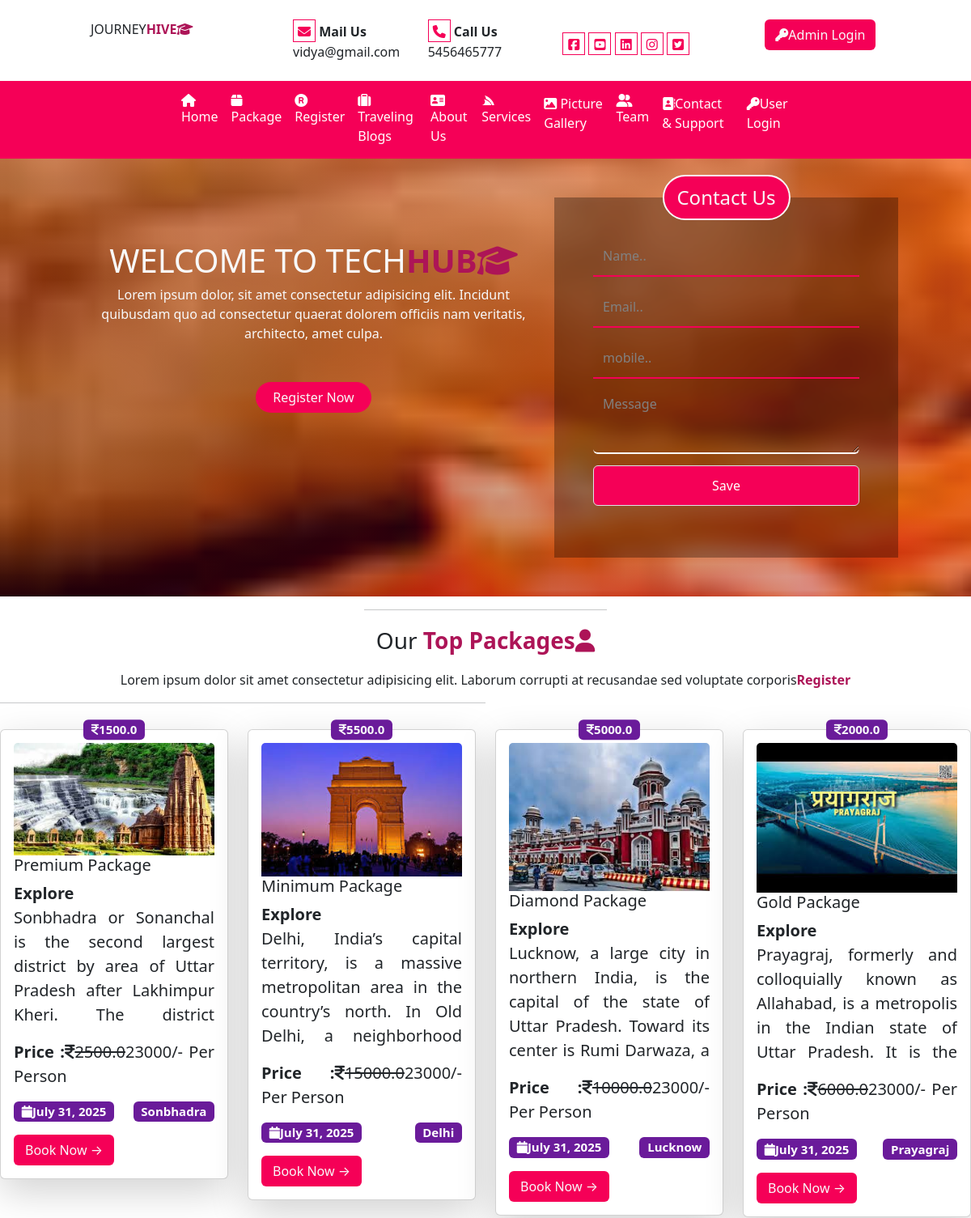
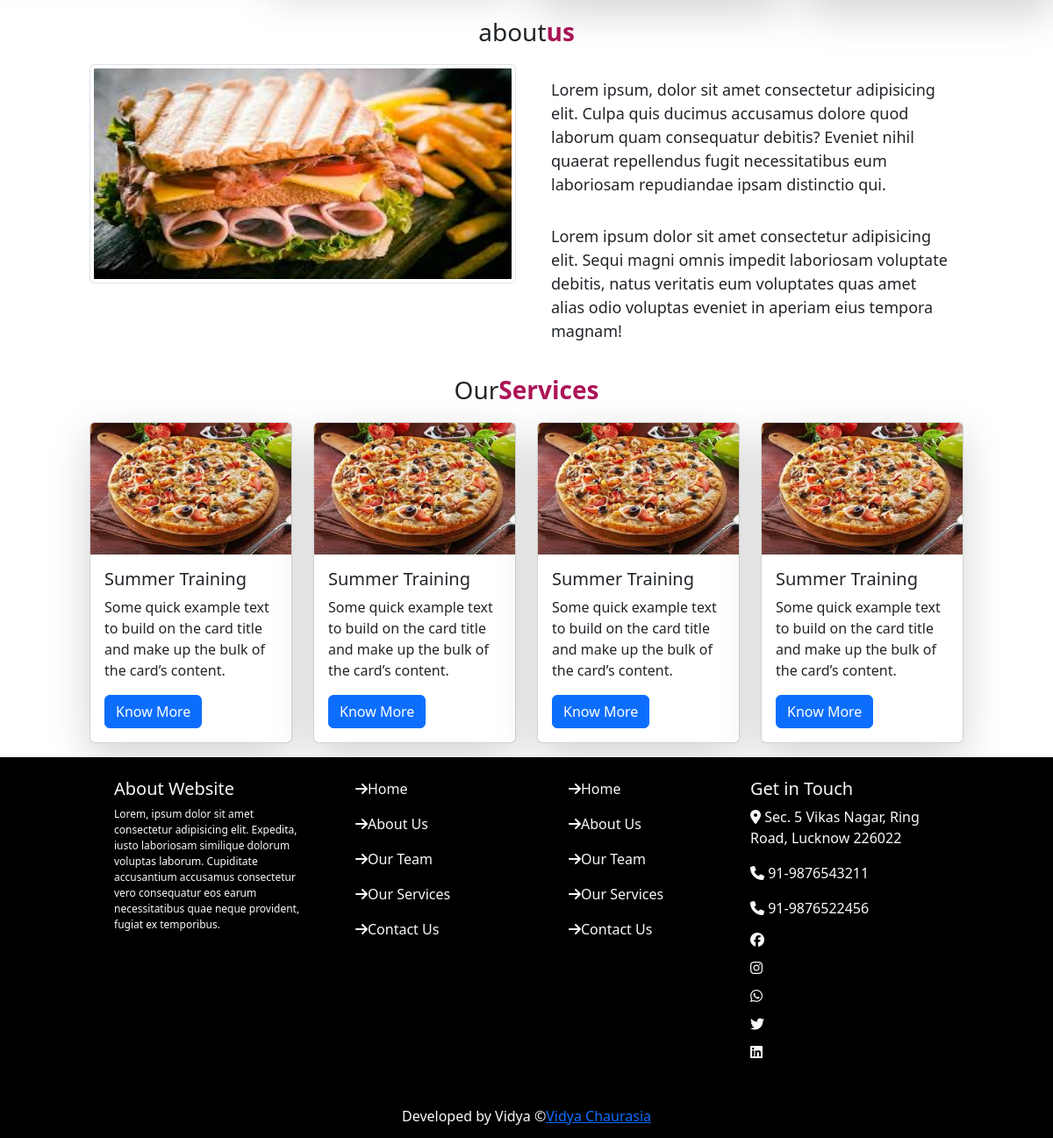
The page / on the database its author committed (2 pictures, top to bottom).
### user/models.py (models this page shows)
class tblpackage(models.Model):
        package_name=models.CharField(max_length=50,null=True)
        title=models.TextField(null=True)
        package_info=models.TextField(null=True)
        picture=models.ImageField(upload_to="static/package/",null=True,blank=True)
        price=models.FloatField(null=True)
        discounted_price=models.FloatField(null=True)
        posted_date=models.DateField(null=True)
        city=models.ForeignKey(tblcity,on_delete=models.CASCADE)

class tblcity(models.Model):
        cityname=models.CharField(max_length=60,null=True)
        picture=models.ImageField(upload_to="static/city/",null=True,blank=True)
        def __str__(self):
            return self.cityname

### user/views.py (the view, shortened to what this page needs)
# urls.py: path("",views.index),
def index(request):
    p=tblpackage.objects.all().order_by("-id")[0:4]
    d={"packages":p}
    return render(request,"index.html",d)

### templates/index.html (shortened to what this page needs)
{% extends 'base.html' %}
{% load static %}
{% block content %}
<div class="row slider">
    <div class="col-sm-10 mx-auto">
      <div class="row">
        <div class="col-sm-7 pt-5">
          <div class="fs-1 text-center text-light text-uppercase mt-5">Welcome to TECH<b class="text-mycolor1">HUB<i class="fa-solid fa-graduation-cap"></i></b></div>
          <div class="text-center text-light">Lorem ipsum dolor, sit amet consectetur adipisicing elit. Incidunt quibusdam quo ad consectetur quaerat dolorem officiis nam veritatis, architecto, amet culpa.</div>
          <a href="#" class="btn bg-mycolor1 text-light mx-auto d-block w-25 mt-5 rounded-pill">Register Now</a>
        </div>
            <div class="col-sm-5 login my-5 p-5">
              <span class="position-absolute top-0 translate-middle start-50 bg-mycolor1 py-2 px-3 fs-4 text-light rounded-pill border border-2 border-light">Contact Us</span>
              <form method="post">
                <input type="text" class="form-control txt" required placeholder="Name.." name="name"/>
                  <input type="email" class="form-control txt" required placeholder="Email.." name="email"/>
                    <input type="number" class="form-control txt" required placeholder="mobile.." name="mob"/>
                    <textarea class="form-control ta" required placeholder="Message" name="msg"></textarea>
                    <input type="submit" value="Save" class="form-control bg-mycolor1 btn1"/>
              </form>
            </div>
      </div>
    </div>
  </div>
<hr class="w-25 mx-auto"/>
<p class="text-center fs-3 mt-3">Our<b class="text-mycolor1"> Top Packages<i class="fa-solid fa-user fa-spin"></i>
</b></p>
<p class="text-center">Lorem ipsum dolor sit amet consectetur adipisicing elit. Laborum corrupti at recusandae sed voluptate corporis<b class="text-mycolor1">Register</b></p>
<hr class="w-50 mx=auto"/>
  <div class="row">
    <div class="col-sm-12">
      <div class="row">
            {% for r in packages %}
            <div class="col-sm-3">
                <div class="card shadow-lg my-3 p-3 fs-5" style="text-align: justify !important;">
                    <span class="bg-mycolor2 badge text-light position-absolute top-0 start-50 translate-middle"><i class="fa-solid fa-indian-rupee-sign">
                    </i>{{r.discounted_price}}</span>
                    <img src="/{{r.picture}}" class="card-img-top"/>
                    <h5 class="card-title">{{r.package_name}}</h5>
                    <b>{{r.title}}</b>
                    <p class="card-text" style="height: 150px;overflow-y: auto;">{{r.package_info}}</p>
                    <p class="card-text"><b>Price :</b><i class="fa-solid fa-indian-rupee-sign"></i><s>{{r.price}}</s>23000/- Per Person</p>
                    <p class="card-text"><small class="badge bg-mycolor2 float-start"><i class="fa-solid fa-calendar"></i>{{r.posted_date}}</small>
                        <small class="badge bg-mycolor2 float-end">{{r.city}}</small>
                    </p>
                    <a href="/blogger/package?dprice={{r.discounted_price}}&pkg={{r.package_name}}" class="btn bg-mycolor1 text-light w-50">Book Now &rarr;</a>
                </div>
            </div>
          {% endfor %}
                  </div>
    </div>
  </div>
  <div class="row aboutus">
    <p class="text-center fs-3">about<b class="text-mycolor1">us</b></p>
    <div class="col-sm-10 mx-auto">
      <div class="row">
        <div class="col-sm-6">
          <img src="{% static 'images/san.jpg' %}" class="img-thumbnail w-100 imgabout" />
        </div>
        <div class="col-sm-6">
          <p class="p-3 aboutcontent">Lorem ipsum, dolor sit amet consectetur adipisicing elit. Culpa quis ducimus
            accusamus dolore quod laborum quam consequatur debitis? Eveniet nihil quaerat repellendus fugit
            necessitatibus eum laboriosam repudiandae ipsam distinctio qui.</p>
          <p class="px-3 aboutcontent">Lorem ipsum dolor sit amet consectetur adipisicing elit. Sequi magni omnis
            impedit laboriosam voluptate debitis, natus veritatis eum voluptates quas amet alias odio voluptas eveniet
            in aperiam eius tempora magnam!</p>
        </div>
      </div>
    </div>
  </div>
  <div class="row services py-3">
    <p class="text-center fs-3">Our<b class="text-mycolor1">Services</b></p>
    <div class="col-sm-10 mx-auto">
      <div class="row">
        <div class="col-sm-3">
          <div class="card mx-auto shadow-lg">
            <img src="{% static 'images/piz.jpg' %}" class="card-img-top img-fluid im" alt="...">
            <div class="card-body">
              <h5 class="card-title">Summer Training</h5>
              <p class="card-text">Some quick example text to build on the card title and make up the bulk of the card’s
                content.</p>
              <a href="#" class="btn btn-primary">Know More</a>
            </div>
          </div>
        </div>
        <div class="col-sm-3">
          <div class="card mx-auto shadow-lg">
            <img src="{% static 'images/piz.jpg' %}" class="card-img-top img-fluid im" alt="...">
            <div class="card-body">
              <h5 class="card-title">Summer Training</h5>
              <p class="card-text">Some quick example text to build on the card title and make up the bulk of the card’s
                content.</p>
              <a href="#" class="btn btn-primary">Know More</a>
            </div>
          </div>
        </div>
        <div class="col-sm-3">
          <div class="card mx-auto shadow-lg">
            <img src="{% static 'images/piz.jpg' %}" class="card-img-top img-fluid im" alt="...">
            <div class="card-body">
              <h5 class="card-title">Summer Training</h5>
              <p class="card-text">Some quick example text to build on the card title and make up the bulk of the card’s
                content.</p>
              <a href="#" class="btn btn-primary">Know More</a>
            </div>
          </div>
        </div>
        <div class="col-sm-3">
          <div class="card mx-auto shadow-lg">
            <img src="{% static 'images/piz.jpg' %}" class="card-img-top img-fluid im" alt="...">
            <div class="card-body">
              <h5 class="card-title">Summer Training</h5>
              <p class="card-text">Some quick example text to build on the card title and make up the bulk of the card’s
                content.</p>
              <a href="#" class="btn btn-primary">Know More</a>
            </div>
          </div>
        </div>
      </div>
    </div>
  </div>
  {% endblock %}

### templates/base.html (shortened to what this page needs)
{% load static %}
<html>
<head>
  <link href="{% static 'css/bootstrap.css' %}" rel="stylesheet" />
  <link href="https://cdnjs.cloudflare.com/ajax/libs/font-awesome/6.7.2/css/all.min.css" rel="stylesheet" />
</head>
<body>
  <div class="container-fluid">
    <div class="row header">
      <div class="col-sm-1"></div>
      <div class="col-sm-10 py-4">
        <div class="row">
          <div class="col-sm-3">
            JOURNEY<b class="text-mycolor1">HIVE<i class="fa-solid fa-graduation-cap"></i></b>
          </div>
          <div class="col-sm-2">
            <b>
              <i class="fa-solid fa-envelope ic"></i>
              Mail Us</b><br/>
            vidya@gmail.com
          </div>
          <div class="col-sm-2">
            <b>
              <i class="fa-solid fa-phone ic"></i>
              Call Us</b><br/>
            5456465777
          </div>
          <div class="col-sm-3 pt-3">
            <i class="fa-brands fa-square-facebook ic"></i>
            <i class="fa-brands fa-square-youtube ic"></i>
            <i class="fa-brands fa-linkedin ic"></i>
            <i class="fa-brands fa-instagram ic"></i>
            <i class="fa-brands fa-square-twitter ic"></i>
          </div>
         <div class="col-sm-2">
          <a href="/admin/" class="bg-mycolor1 btn text-light"><i class="fa-solid fa-key"></i>Admin Login</a>
          </div>
        </div>
      </div>
    </div>
  </div>
  <div class="row menu bg-mycolor1">
    <div class="col-sm-8 mx-auto">
      <nav class="navbar navbar-expand-lg bg-body-tertiary" id="menu">
        <div class="container-fluid">
          <div class="collapse navbar-collapse" id="navbarSupportedContent">
            <ul class="navbar-nav me-auto mb-2 mb-lg-0">
              <li class="nav-item">
                <a class="nav-link active" aria-current="page" href="/index/"><i class="fa-solid fa-house"></i>Home</a>
                 <li class="nav-item">
                <a class="nav-link" href="/package/"><i class="fa-solid fa-box"></i>Package</a>
              </li>
               <li class="nav-item">
                <a class="nav-link" href="/register/"><i class="fa-solid fa-registered"></i>Register</a>
              </li>
              <li class="nav-item">
                <a class="nav-link" href="/category/"><i class="fa-solid fa-suitcase"></i>Traveling Blogs</a>
              </li>
              <li class="nav-item">
                <a class="nav-link" href="/aboutus/"><i class="fa-solid fa-address-card"></i>About Us</a>
              </li>
              <li class="nav-item">
                <a class="nav-link" href="/services/"><i class="fa-brands fa-servicestack"></i>Services</a>
              </li>
              <li class="nav-item">
                <a class="nav-link" href="/gallery/"><i class="fa-solid fa-image"></i> Picture Gallery</a>
              </li>
               <li class="nav-item">
                <a class="nav-link" href="/team/"><i class="fa-solid fa-user-group"></i>Team</a>
              </li>
              <li class="nav-item">
                <a class="nav-link" href="/contact/"><i class="fa-solid fa-address-book"></i>Contact & Support</a>
              </li>
              <li class="nav-item">
                <a class="nav-link" href="/login/"><i class="fa-solid fa-key"></i>User Login</a>
              </li>
            </ul>
          </div>
        </div>
      </nav>
    </div>
   </div>
  <div class="row">
    <div class="col-sm-12" style="min-height: 450px;">
  {% block content %}
  {% endblock %}
  </div>
  </div>
  <div class="row ufooter">
    <div class="col-sm-10 mx-auto">
      <div class="row p-4">
        <div class="col-sm-3 text-light ps-3">
          <h5>About Website</h5>
          <p style="font-size:12px;">Lorem, ipsum dolor sit amet consectetur adipisicing elit. Expedita, iusto
            laboriosam similique dolorum voluptas laborum. Cupiditate accusantium accusamus consectetur vero consequatur
            eos earum necessitatibus quae neque provident, fugiat ex temporibus.</p>
        </div>
        <div class="col-sm-3 text-light ps-5">
          <p><i class="fa-solid fa-arrow-right"></i>Home</p>
          <p><i class="fa-solid fa-arrow-right"></i>About Us</p>
          <p><i class="fa-solid fa-arrow-right"></i>Our Team</p>
          <p><i class="fa-solid fa-arrow-right"></i>Our Services</p>
          <p><i class="fa-solid fa-arrow-right"></i>Contact Us</p>
        </div>
        <div class="col-sm-3 text-light ps-5">
          <p><i class="fa-solid fa-arrow-right"></i>Home</p>
          <p><i class="fa-solid fa-arrow-right"></i>About Us</p>
          <p><i class="fa-solid fa-arrow-right"></i>Our Team</p>
          <p><i class="fa-solid fa-arrow-right"></i>Our Services</p>
          <p><i class="fa-solid fa-arrow-right"></i>Contact Us</p>
        </div>
        <div class="col-sm-3 text-light">
          <h5>Get in Touch</h5>
          <p><i class="fa-solid fa-location-dot"></i> Sec. 5 Vikas Nagar, Ring Road, Lucknow 226022</p>
          <p><i class="fa-solid fa-phone"></i> 91-9876543211</p>
          <p><i class="fa-solid fa-phone"></i> 91-9876522456</p>
          <p><i class="fa-brands fa-facebook"></i></p>
          <p><i class="fa-brands fa-instagram"></i></p>
          <p><i class="fa-brands fa-whatsapp"></i></p>
          <p><i class="fa-brands fa-twitter"></i></p>
          <p><i class="fa-brands fa-linkedin"></i></p>
        </div>
      </div>
    </div>
  </div>
  <div class="row bfooter text-light text-center">
    <span style="line-height:50px;">Developed by Vidya &copy;<a href="https://www.techpile.in" target="_blank">Vidya
        Chaurasia</a></span>
  </div>
</body>
</html>

### rows shown on the page
tblpackage: discounted_price "1500.0", picture (picture), package_name "Premium Package", title "Explore", package_info "Sonbhadra or Sonanchal is the second largest district by area of Uttar Pradesh after Lakhimpur Kheri. The district…", price "2500.0", posted_date "July 31, 2025", city "Sonbhadra"
tblpackage: discounted_price "5500.0", picture (picture), package_name "Minimum Package", title "Explore", package_info "Delhi, India’s capital territory, is a massive metropolitan area in the country’s north. In Old Delhi, a neighborhood…", price "15000.0", posted_date "July 31, 2025", city "Delhi"
tblpackage: discounted_price "5000.0", picture (picture), package_name "Diamond Package", title "Explore", package_info "Lucknow, a large city in northern India, is the capital of the state of Uttar Pradesh. Toward its center is Rumi Darwaza, a…", price "10000.0", posted_date "July 31, 2025", city "Lucknow"
tblpackage: discounted_price "2000.0", picture (picture), package_name "Gold Package", title "Explore", package_info "Prayagraj, formerly and colloquially known as Allahabad, is a metropolis in the Indian state of Uttar Pradesh. It is the…", price "6000.0", posted_date "July 31, 2025", city "Prayagraj"
